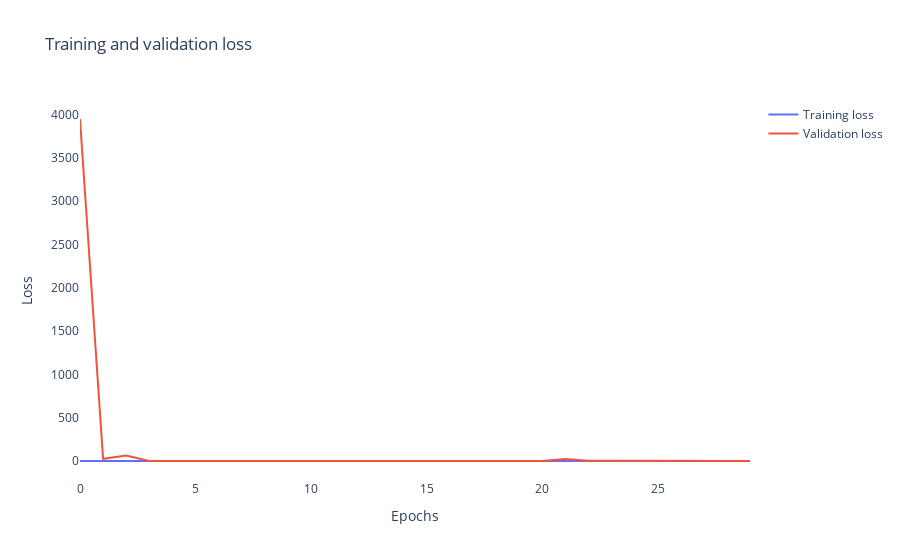

The notebook cell this image was saved under:
### Code cell
import plotly as py
import plotly.graph_objects as go
fig = go.Figure()

fig.add_trace(go.Scatter(
        x=np.r_[epochs_range],
        y=loss,
        name = "Training loss"
    ))

fig.add_trace(go.Scatter(
        x=np.r_[epochs_range],
        y=val_loss,
        name = "Validation loss"
    ))

fig.update_layout(
    xaxis=dict(title = "Epochs"),
    yaxis=dict(title = "Loss"),
    plot_bgcolor='white',
    title = "Training and validation loss"
)

py.offline.iplot(fig)

### Figure 1 — Plotly figure (JSON) as saved in the notebook; plotly's stock layout.template omitted (floating-point values rounded to 4 significant figures)
{"data": [{"name": "Training loss", "type": "scatter", "x": [0, 1, 2, 3, 4, 5, 6, 7, 8, 9, 10, 11, 12, 13, 14, 15, 16, 17, 18, 19, 20, 21, 22, 23, 24, 25, 26, 27, 28, 29], "y": [4.603, 4.323, 4.342, 4.47, 4.45, 4.184, 4.234, 3.988, 4.247, 4.316, 4.446, 4.133, 4.45, 3.821, 3.932, 4.652, 4.21, 4.256, 4.596, 4.35, 4.354, 4.279, 4.139, 3.771, 4.008, 4.548, 4.281, 4.078, 4.75, 3.9]}, {"name": "Validation loss", "type": "scatter", "x": [0, 1, 2, 3, 4, 5, 6, 7, 8, 9, 10, 11, 12, 13, 14, 15, 16, 17, 18, 19, 20, 21, 22, 23, 24, 25, 26, 27, 28, 29], "y": [3946.0, 28.08, 66.46, 4.621, 4.503, 4.638, 4.274, 6.271, 4.164, 4.613, 4.618, 4.611, 3.987, 3.988, 3.915, 4.481, 5.411, 4.833, 4.664, 4.457, 3.936, 26.74, 4.902, 4.987, 4.655, 4.664, 3.766, 3.287, 4.785, 3.845]}], "layout": {"plot_bgcolor": "white", "title": {"text": "Training and validation loss"}, "xaxis": {"title": {"text": "Epochs"}}, "yaxis": {"title": {"text": "Loss"}}}}
